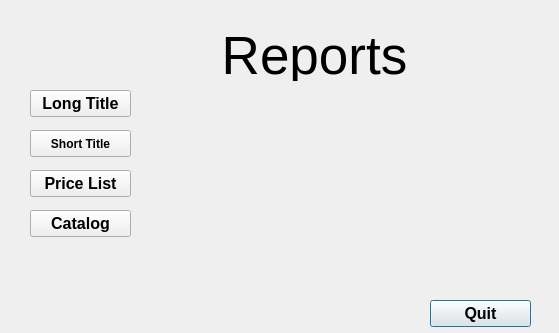
<?xml version="1.0" encoding="UTF-8"?>
<ui version="4.0">
 <class>reportDialog</class>
 <widget class="QDialog" name="reportDialog">
  <property name="geometry">
   <rect>
    <x>0</x>
    <y>0</y>
    <width>559</width>
    <height>333</height>
   </rect>
  </property>
  <property name="windowTitle">
   <string>Reports and Catalogues</string>
  </property>
  <widget class="QPushButton" name="quit_Button">
   <property name="geometry">
    <rect>
     <x>430</x>
     <y>300</y>
     <width>101</width>
     <height>27</height>
    </rect>
   </property>
   <property name="font">
    <font>
     <pointsize>12</pointsize>
     <weight>75</weight>
     <bold>true</bold>
    </font>
   </property>
   <property name="text">
    <string>Quit</string>
   </property>
  </widget>
  <widget class="QLabel" name="reportTitle">
   <property name="geometry">
    <rect>
     <x>-1</x>
     <y>30</y>
     <width>631</width>
     <height>51</height>
    </rect>
   </property>
   <property name="font">
    <font>
     <pointsize>40</pointsize>
    </font>
   </property>
   <property name="text">
    <string>Reports</string>
   </property>
   <property name="alignment">
    <set>Qt::AlignCenter</set>
   </property>
  </widget>
  <widget class="QPushButton" name="longButton">
   <property name="geometry">
    <rect>
     <x>30</x>
     <y>90</y>
     <width>101</width>
     <height>27</height>
    </rect>
   </property>
   <property name="font">
    <font>
     <pointsize>12</pointsize>
     <weight>75</weight>
     <bold>true</bold>
    </font>
   </property>
   <property name="text">
    <string>Long Title</string>
   </property>
  </widget>
  <widget class="QPushButton" name="shortButton">
   <property name="geometry">
    <rect>
     <x>30</x>
     <y>130</y>
     <width>101</width>
     <height>27</height>
    </rect>
   </property>
   <property name="font">
    <font>
     <weight>75</weight>
     <bold>true</bold>
    </font>
   </property>
   <property name="text">
    <string>Short Title</string>
   </property>
  </widget>
  <widget class="QPushButton" name="catalogButton">
   <property name="geometry">
    <rect>
     <x>30</x>
     <y>210</y>
     <width>101</width>
     <height>27</height>
    </rect>
   </property>
   <property name="font">
    <font>
     <pointsize>12</pointsize>
     <weight>75</weight>
     <bold>true</bold>
    </font>
   </property>
   <property name="text">
    <string>Catalog</string>
   </property>
  </widget>
  <widget class="QPushButton" name="priceButton">
   <property name="geometry">
    <rect>
     <x>30</x>
     <y>170</y>
     <width>101</width>
     <height>27</height>
    </rect>
   </property>
   <property name="font">
    <font>
     <pointsize>12</pointsize>
     <weight>75</weight>
     <bold>true</bold>
    </font>
   </property>
   <property name="text">
    <string>Price List</string>
   </property>
  </widget>
 </widget>
 <tabstops>
  <tabstop>longButton</tabstop>
  <tabstop>shortButton</tabstop>
  <tabstop>catalogButton</tabstop>
  <tabstop>quit_Button</tabstop>
 </tabstops>
 <resources/>
 <connections/>
</ui>
